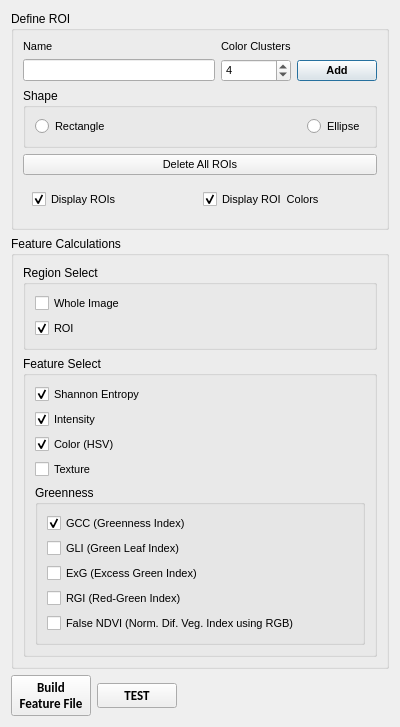
<?xml version="1.0" encoding="UTF-8"?>
<ui version="4.0">
 <class>Dialog</class>
 <widget class="QDialog" name="Dialog">
  <property name="geometry">
   <rect>
    <x>0</x>
    <y>0</y>
    <width>400</width>
    <height>676</height>
   </rect>
  </property>
  <property name="windowTitle">
   <string>Select Features</string>
  </property>
  <!-- Top-level vertical layout to allow resizing -->
  <layout class="QVBoxLayout" name="verticalLayout_Main">
    <!-- Define ROI Section -->
    <item>
      <widget class="QGroupBox" name="groupBox_17">
        <property name="title">
          <string>Define ROI</string>
        </property>
        <layout class="QGridLayout" name="gridLayout_GroupBox17">
          <item row="0" column="0">
            <widget class="QLabel" name="label_roiName_4">
              <property name="text">
                <string>Name</string>
              </property>
              <property name="font">
                <font>
                  <family>MS Shell Dlg 2</family>
                  <pointsize>8</pointsize>
                </font>
              </property>
            </widget>
          </item>
          <item row="0" column="1">
            <widget class="QLabel" name="label_6">
              <property name="text">
                <string>Color Clusters</string>
              </property>
              <property name="font">
                <font>
                  <family>MS Shell Dlg 2</family>
                  <pointsize>8</pointsize>
                </font>
              </property>
            </widget>
          </item>
          <item row="1" column="0">
            <widget class="QLineEdit" name="lineEdit_roiName">
              <property name="font">
                <font>
                  <family>MS Shell Dlg 2</family>
                  <pointsize>8</pointsize>
                </font>
              </property>
            </widget>
          </item>
          <item row="1" column="1">
            <widget class="QSpinBox" name="spinBoxColorClusters">
              <property name="minimum">
                <number>1</number>
              </property>
              <property name="maximum">
                <number>8</number>
              </property>
              <property name="value">
                <number>4</number>
              </property>
              <property name="font">
                <font>
                  <family>MS Shell Dlg 2</family>
                  <pointsize>8</pointsize>
                </font>
              </property>
            </widget>
          </item>
          <item row="1" column="2">
            <widget class="QPushButton" name="pushButtonAddROI">
              <property name="text">
                <string>Add</string>
              </property>
              <property name="default">
                <bool>true</bool>
              </property>
              <property name="font">
                <font>
                  <family>MS Shell Dlg 2</family>
                  <pointsize>8</pointsize>
                  <weight>75</weight>
                  <bold>true</bold>
                </font>
              </property>
            </widget>
          </item>
          <!-- Embedded Shape Group Box -->
          <item row="2" column="0" colspan="3">
            <widget class="QGroupBox" name="groupBox_18">
              <property name="title">
                <string>Shape</string>
              </property>
              <layout class="QHBoxLayout" name="horizontalLayout_Shape">
                <item>
                  <widget class="QRadioButton" name="radioButton_ROIShapeRectangle">
                    <property name="text">
                      <string>Rectangle</string>
                    </property>
                    <property name="font">
                      <font>
                        <family>MS Shell Dlg 2</family>
                        <pointsize>8</pointsize>
                      </font>
                    </property>
                  </widget>
                </item>
                <item>
                  <spacer name="horizontalSpacer_8">
                    <property name="orientation">
                      <enum>Qt::Horizontal</enum>
                    </property>
                    <property name="sizeHint" stdset="0">
                      <size>
                        <width>98</width>
                        <height>13</height>
                      </size>
                    </property>
                  </spacer>
                </item>
                <item>
                  <widget class="QRadioButton" name="radioButton_ROIShapeEllipse">
                    <property name="text">
                      <string>Ellipse</string>
                    </property>
                    <property name="font">
                      <font>
                        <family>MS Shell Dlg 2</family>
                        <pointsize>8</pointsize>
                      </font>
                    </property>
                  </widget>
                </item>
              </layout>
            </widget>
          </item>
          <!-- Delete All ROIs Button -->
          <item row="3" column="0" colspan="3">
            <widget class="QPushButton" name="pushButton_deleteAllROIs">
              <property name="text">
                <string>Delete All ROIs</string>
              </property>
              <property name="font">
                <font>
                  <family>MS Shell Dlg 2</family>
                  <pointsize>8</pointsize>
                </font>
              </property>
            </widget>
          </item>
          <!-- Layout for additional checkboxes -->
          <item row="4" column="0" colspan="3">
            <widget class="QWidget" name="layoutWidget_4">
              <layout class="QGridLayout" name="gridLayout_4">
                <item row="0" column="0">
                  <widget class="QCheckBox" name="checkBoxDisplayROIs">
                    <property name="text">
                      <string>Display ROIs</string>
                    </property>
                    <property name="checked">
                      <bool>true</bool>
                    </property>
                    <property name="font">
                      <font>
                        <family>MS Shell Dlg 2</family>
                        <pointsize>8</pointsize>
                      </font>
                    </property>
                  </widget>
                </item>
                <item row="0" column="2">
                  <widget class="QCheckBox" name="checkBoxCalcColors">
                    <property name="text">
                      <string>Display ROI  Colors</string>
                    </property>
                    <property name="checked">
                      <bool>true</bool>
                    </property>
                    <property name="toolTip">
                      <string>Check this box to only train on colors when 'Add' is clicked.</string>
                    </property>
                    <property name="font">
                      <font>
                        <family>MS Shell Dlg 2</family>
                        <pointsize>8</pointsize>
                      </font>
                    </property>
                  </widget>
                </item>
              </layout>
            </widget>
          </item>
        </layout>
      </widget>
    </item>
    <!-- Feature Calculations Section -->
    <item>
      <widget class="QGroupBox" name="groupBox_ScalarOutputs">
        <property name="title">
          <string>Feature Calculations</string>
        </property>
        <property name="flat">
          <bool>true</bool>
        </property>
        <layout class="QVBoxLayout" name="verticalLayout_ScalarOutputs">
          <!-- Region Select Subsection -->
          <item>
            <widget class="QGroupBox" name="groupBox_14">
              <property name="title">
                <string>Region Select</string>
              </property>
              <property name="toolTip">
                <string>Choose whether to save stats for the ROI, for the Image, or both.</string>
              </property>
              <layout class="QVBoxLayout" name="verticalLayout_RegionSelect">
                <item>
                  <widget class="QCheckBox" name="checkBoxScalarRegion_WholeImage">
                    <property name="text">
                      <string>Whole Image</string>
                    </property>
                    <property name="checked">
                      <bool>false</bool>
                    </property>
                    <property name="font">
                      <font>
                        <family>MS Shell Dlg 2</family>
                        <pointsize>8</pointsize>
                      </font>
                    </property>
                  </widget>
                </item>
                <item>
                  <widget class="QCheckBox" name="checkBoxScalarRegion_ROI">
                    <property name="text">
                      <string>ROI</string>
                    </property>
                    <property name="checked">
                      <bool>true</bool>
                    </property>
                    <property name="font">
                      <font>
                        <family>MS Shell Dlg 2</family>
                        <pointsize>8</pointsize>
                      </font>
                    </property>
                  </widget>
                </item>
              </layout>
            </widget>
          </item>
          <!-- Feature Select Subsection -->
          <item>
            <widget class="QGroupBox" name="groupBox_15">
              <property name="title">
                <string>Feature Select</string>
              </property>
              <layout class="QVBoxLayout" name="verticalLayout_FeatureSelect">
                <item>
                  <widget class="QCheckBox" name="checkBox_ShannonEntropy">
                    <property name="text">
                      <string>Shannon Entropy</string>
                    </property>
                    <property name="checked">
                      <bool>true</bool>
                    </property>
                    <property name="font">
                      <font>
                        <family>MS Shell Dlg 2</family>
                        <pointsize>8</pointsize>
                      </font>
                    </property>
                  </widget>
                </item>
                <item>
                  <widget class="QCheckBox" name="checkBox_Intensity">
                    <property name="text">
                      <string>Intensity</string>
                    </property>
                    <property name="checked">
                      <bool>true</bool>
                    </property>
                    <property name="font">
                      <font>
                        <family>MS Shell Dlg 2</family>
                        <pointsize>8</pointsize>
                      </font>
                    </property>
                  </widget>
                </item>
                <item>
                  <widget class="QCheckBox" name="checkBoxColor_HSV">
                    <property name="text">
                      <string>Color (HSV)</string>
                    </property>
                    <property name="checked">
                      <bool>true</bool>
                    </property>
                    <property name="font">
                      <font>
                        <family>MS Shell Dlg 2</family>
                        <pointsize>8</pointsize>
                      </font>
                    </property>
                  </widget>
                </item>
                <item>
                  <widget class="QCheckBox" name="checkBox_Texture">
                    <property name="text">
                      <string>Texture</string>
                    </property>
                    <property name="font">
                      <font>
                        <family>MS Shell Dlg 2</family>
                        <pointsize>8</pointsize>
                      </font>
                    </property>
                  </widget>
                </item>
                <!-- Greenness Subgroup -->
                <item>
                  <widget class="QGroupBox" name="groupBox_16">
                    <property name="title">
                      <string>Greenness</string>
                    </property>
                    <layout class="QVBoxLayout" name="verticalLayout_Greenness">
                      <item>
                        <widget class="QCheckBox" name="checkBox_GCC">
                          <property name="text">
                            <string>GCC (Greenness Index)</string>
                          </property>
                          <property name="checked">
                            <bool>true</bool>
                          </property>
                          <property name="font">
                            <font>
                              <family>MS Shell Dlg 2</family>
                              <pointsize>8</pointsize>
                            </font>
                          </property>
                        </widget>
                      </item>
                      <item>
                        <widget class="QCheckBox" name="checkBox_GLI">
                          <property name="text">
                            <string>GLI (Green Leaf Index)</string>
                          </property>
                          <property name="font">
                            <font>
                              <family>MS Shell Dlg 2</family>
                              <pointsize>8</pointsize>
                            </font>
                          </property>
                        </widget>
                      </item>
                      <item>
                        <widget class="QCheckBox" name="checkBox_ExG">
                          <property name="text">
                            <string>ExG (Excess Green Index)</string>
                          </property>
                          <property name="font">
                            <font>
                              <family>MS Shell Dlg 2</family>
                              <pointsize>8</pointsize>
                            </font>
                          </property>
                        </widget>
                      </item>
                      <item>
                        <widget class="QCheckBox" name="checkBox_RGI">
                          <property name="text">
                            <string>RGI (Red-Green Index)</string>
                          </property>
                          <property name="font">
                            <font>
                              <family>MS Shell Dlg 2</family>
                              <pointsize>8</pointsize>
                            </font>
                          </property>
                        </widget>
                      </item>
                      <item>
                        <widget class="QCheckBox" name="checkBox_NDVI">
                          <property name="text">
                            <string>False NDVI (Norm. Dif. Veg. Index using RGB)</string>
                          </property>
                          <property name="font">
                            <font>
                              <family>MS Shell Dlg 2</family>
                              <pointsize>8</pointsize>
                            </font>
                          </property>
                        </widget>
                      </item>
                    </layout>
                  </widget>
                </item>
              </layout>
            </widget>
          </item>
        </layout>
      </widget>
    </item>
    <!-- Bottom buttons layout -->
    <item>
      <layout class="QHBoxLayout" name="horizontalLayout_Buttons">
        <item>
          <widget class="QPushButton" name="pushButton_Dlg_BuildFeatureFile">
            <property name="text">
              <string>Build
Feature File</string>
            </property>
            <property name="autoFillBackground">
              <bool>true</bool>
            </property>
            <property name="font">
              <font>
                <family>Calibri</family>
                <pointsize>10</pointsize>
                <weight>75</weight>
                <bold>true</bold>
              </font>
            </property>
          </widget>
        </item>
        <item>
          <widget class="QPushButton" name="pushButton_Dlg_TEST">
            <property name="text">
              <string>TEST</string>
            </property>
            <property name="font">
              <font>
                <family>Calibri</family>
                <pointsize>10</pointsize>
                <weight>75</weight>
                <bold>true</bold>
              </font>
            </property>
          </widget>
        </item>
        <item>
          <widget class="QDialogButtonBox" name="buttonBox_Close">
            <property name="standardButtons">
              <set>QDialogButtonBox::NoButton</set>
            </property>
            <property name="enabled">
              <bool>false</bool>
            </property>
            <property name="font">
              <font>
                <family>MS Shell Dlg 2</family>
                <pointsize>8</pointsize>
              </font>
            </property>
          </widget>
        </item>
      </layout>
    </item>
  </layout>
 </widget>
 <resources/>
 <connections>
  <connection>
   <sender>buttonBox_Close</sender>
   <signal>accepted()</signal>
   <receiver>Dialog</receiver>
   <slot>accept()</slot>
  </connection>
  <connection>
   <sender>buttonBox_Close</sender>
   <signal>rejected()</signal>
   <receiver>Dialog</receiver>
   <slot>reject()</slot>
  </connection>
 </connections>
</ui>
